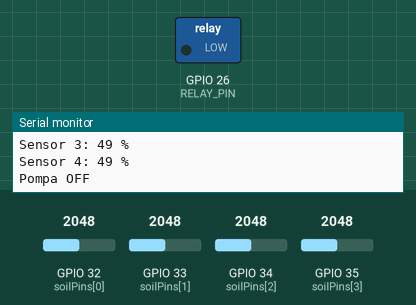
The sketch below on a simulated ESP32. Parts: switched loads named in the sketch (green lamp = pin HIGH), the last lines printed to the serial monitor. Inputs (shaded band) come from the test bench; at power-on: GPIO 32 (soilPins[0]) = 2048, GPIO 33 (soilPins[1]) = 2048, GPIO 34 (soilPins[2]) = 2048, GPIO 35 (soilPins[3]) = 2048. WiFi joins after 1.5 s; servers stay silent unless stated.

Above: at 3.0 s.
3.1 s: GPIO 32 (soilPins[0]) set to 3202
4.6 s: GPIO 32 (soilPins[0]) set to 3317
At 5.2 s:
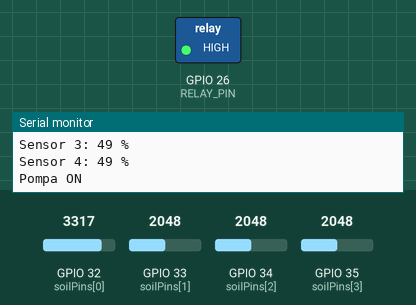
6.3 s: GPIO 32 (soilPins[0]) set to 2866
At 7.0 s:
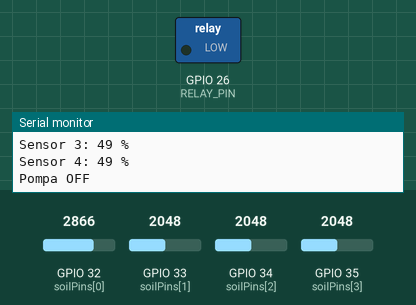
7.8 s: GPIO 32 (soilPins[0]) set to 3972
At 8.8 s:
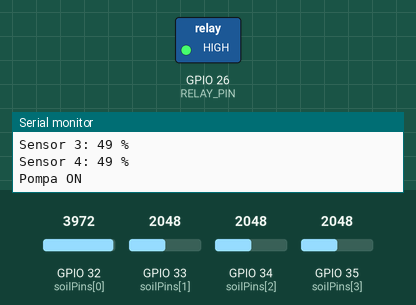
Timing chart, 0 to 10.3 s (numbered marks = the images above; inputs shaded):
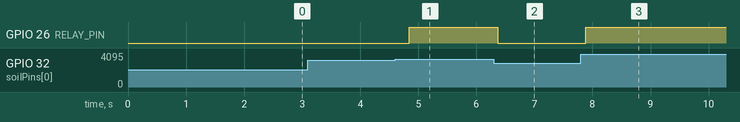

The sketch:

KKNKertasari.ino
```cpp
#define BLYNK_TEMPLATE_ID "TMPL6Trt9WhP3"
#define BLYNK_TEMPLATE_NAME "MONITORING KELEMBAPAN"
#define BLYNK_AUTH_TOKEN "14nIP7TQRGDx1JM5HqG1iYdKwu6Xt9Zk"

#include <WiFi.h>
#include <BlynkSimpleEsp32.h>

char ssid[] = "Buahar";
char pass[] = "12032004";

const int soilPins[4] = {32, 33, 34, 35};
int moisturePercent[4];

#define RELAY_PIN 26
#define MOISTURE_THRESHOLD 20

#define VPIN_SWITCH V4
#define VPIN_LED V5

bool manualMode = false;

BLYNK_WRITE(VPIN_SWITCH) {
  manualMode = param.asInt();
}

void setup() {
  Serial.begin(115200);
  Blynk.begin(BLYNK_AUTH_TOKEN, ssid, pass);

  pinMode(RELAY_PIN, OUTPUT);
  digitalWrite(RELAY_PIN, HIGH);

  for (int i = 0; i < 4; i++) {
    pinMode(soilPins[i], INPUT);
  }
}

void loop() {
  Blynk.run();
  bacaSensorSoil();
  kontrolPompa();
  delay(500);
}

void bacaSensorSoil() {
  for (int i = 0; i < 4; i++) {
    int raw = analogRead(soilPins[i]);
    moisturePercent[i] = map(raw, 4095, 0, 0, 100);
    moisturePercent[i] = constrain(moisturePercent[i], 0, 100);

    Serial.print("Sensor ");
    Serial.print(i + 1);
    Serial.print(": ");
    Serial.print(moisturePercent[i]);
    Serial.println(" %");

    // Kirim ke Blynk
    Blynk.virtualWrite(V0, moisturePercent[0]);
    Blynk.virtualWrite(V1, moisturePercent[1]);
    Blynk.virtualWrite(V2, moisturePercent[2]);
    Blynk.virtualWrite(V3, moisturePercent[3]);

  }
}

void kontrolPompa() {
  bool tanahKering = false;

  for (int i = 0; i < 4; i++) {
    if (moisturePercent[i] < MOISTURE_THRESHOLD) {
      tanahKering = true;
      break;
    }
  }

  if (manualMode || tanahKering) {
    digitalWrite(RELAY_PIN, HIGH);
    Blynk.virtualWrite(VPIN_LED, 1);
    Serial.println("Pompa ON");
  } else {
    digitalWrite(RELAY_PIN, LOW);
    Blynk.virtualWrite(VPIN_LED, 0);
    Serial.println("Pompa OFF");
  }
}
```

Measured:
- the behaviour switches between 3276 and 3277 on GPIO 32 (soilPins[0]) (found by bisection; images 0 and 1)
- after the input at 4.6 s, GPIO 26 (RELAY_PIN): LOW → HIGH after 0.25 s
- after the input at 6.3 s, GPIO 26 (RELAY_PIN): HIGH → LOW after 0.07 s
- after the input at 7.8 s, GPIO 26 (RELAY_PIN): LOW → HIGH after 0.08 s
